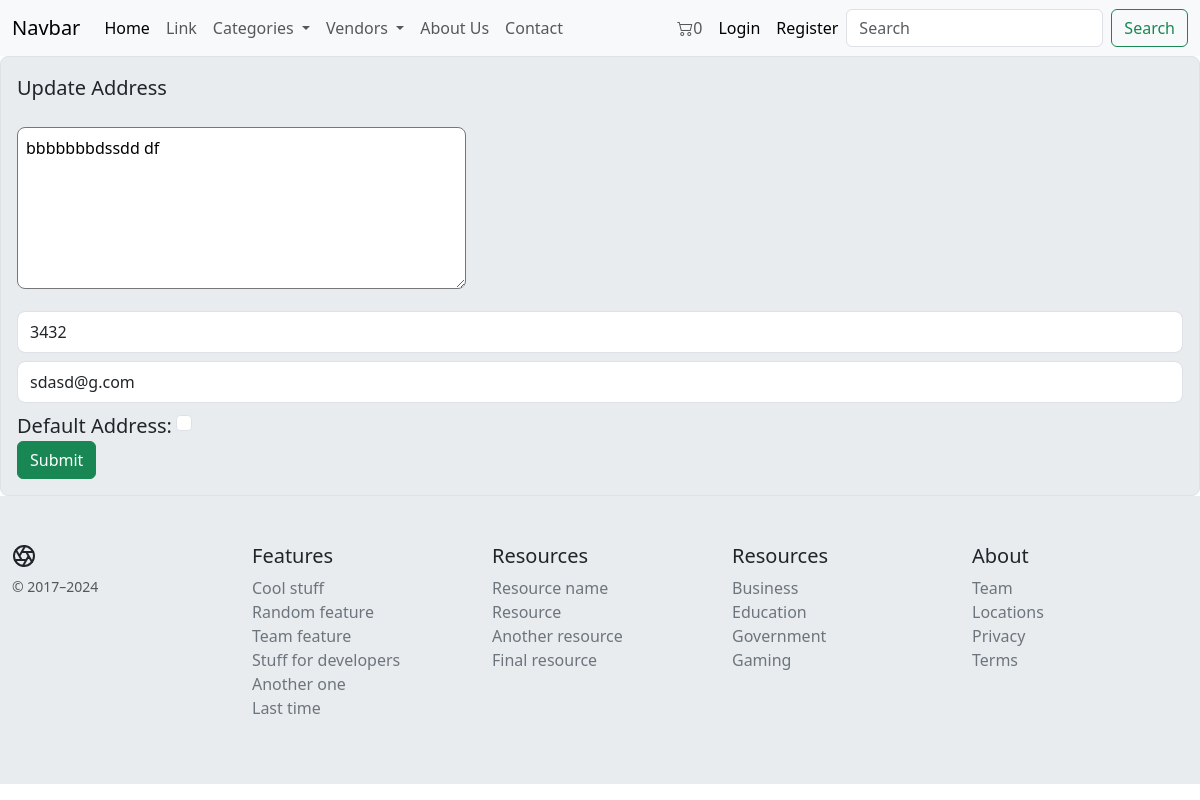
The page /dashboard-address-update/42/ on the database as committed earlier.
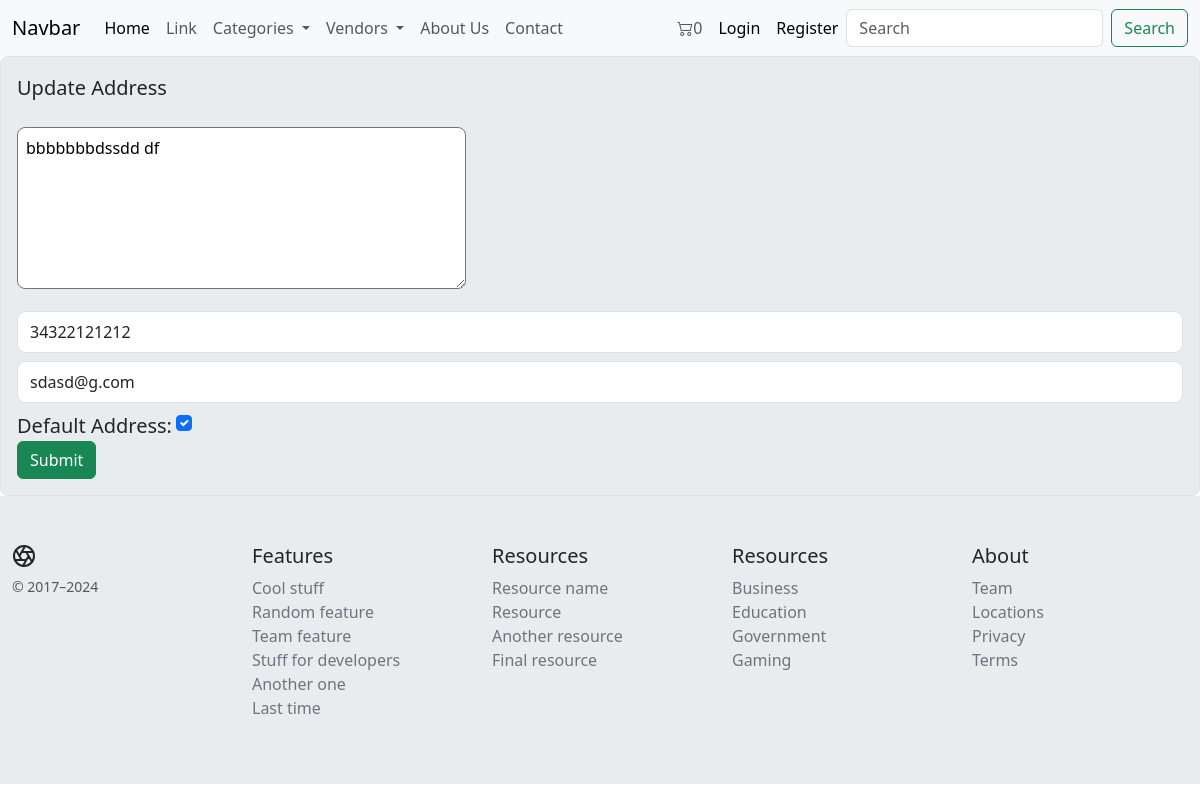
The same page on the database as committed later.
### core/models.py (models this page shows, shortened)
class Address(models.Model):
    user = models.ForeignKey(
        customUser, on_delete=models.CASCADE)
    address = models.TextField()
    default_address = models.BooleanField(default=True)
    contact = models.CharField(max_length=20)
    email = models.EmailField()

### core/views.py (the view, shortened to what this page needs)
def dashboard_update_address(request, id):
    address = get_object_or_404(Address, id=id)
    form = Address_Form(instance=address)
    context = {
        'address': address,
        'form': form
    }
    return render(request, 'core/dashboard_address_update.html', context)

### core/forms.py
class Address_Form(forms.ModelForm):
    class Meta:
        model = Address
        fields = ['address', 'contact', 'email', 'default_address']
    address = forms.CharField(widget=forms.Textarea(attrs={
        'placeholder': 'Address',
        'class': 'form-area my-2 p-2 rounded rounded-3',
        'cols': 45,
        'rows': 6
    }))
    contact = forms.CharField(widget=forms.TextInput(attrs={
        'placeholder': 'Contact No:',
        'class': 'form-control my-2 py-2 rounded rounded-3'
    }))
    email = forms.CharField(widget=forms.EmailInput(attrs={
        'placeholder': 'e-Mail',
        'class': 'form-control my-2 py-2 rounded rounded-3'
    }))
    default_address = forms.BooleanField(widget=forms.CheckboxInput(attrs={
        'class': 'form-check-input',
    }), required=False)

### core/models.py (called while the page is built)
    def __str__(self):
        return self.title

    def __str__(self):
        return self.title

### templates/core/dashboard_address_update.html (shortened to what this page needs)
{% extends 'core/base.html' %} {% load static %} {% block content %}
<div class="border rounded rounded-3 p-3 bg-body-secondary">
    <p class="lead">Update Address</p>
    <form method="post">
        {{form.address}}
        {{form.contact}}
        {{form.email}}
        <span class="lead">Default Address:</span> {{form.default_address}}
        <br>
        <input type="submit" class="btn btn-block btn-success" name="" id="">
    </form>
</div>
{%endblock%}

Rows that differ between the two databases and show on the page:
changed Address "bbbbbbbdssdd df": contact "3432" → "34322121212"; default_address "☐" → "☑"
